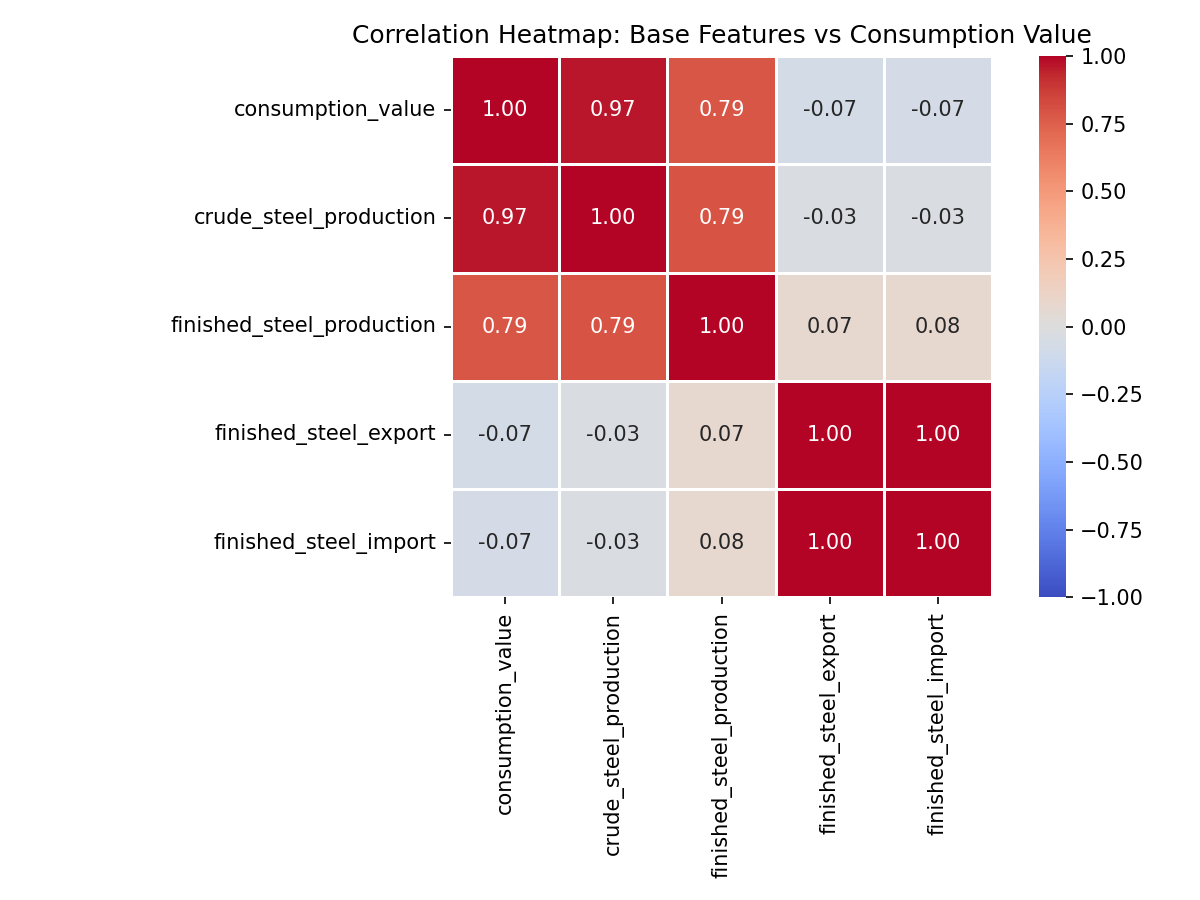

Generate this figure with Python:
import pandas as pd
import numpy as np
import matplotlib.pyplot as plt
import seaborn as sns

# ------------------------------------------------------------------------------
# 1. Load data
# ------------------------------------------------------------------------------
CSV_PATH = "data/visual_deduplicated_single_month_filled.csv"  # <-- change to your actual file

df = pd.read_csv(CSV_PATH)

# ------------------------------------------------------------------------------
# 2. Select columns for correlation: base features + target
#    Update to match your actual column names
# ------------------------------------------------------------------------------
COLS = [
    'consumption_value',           # target
    'crude_steel_production',
    'finished_steel_production',
    'finished_steel_export',
    'finished_steel_import',
]

corr_data = df[COLS].dropna()
print(f"Rows used for correlation (complete cases across these columns): {len(corr_data)}")

# ------------------------------------------------------------------------------
# 3. Compute correlation matrix
# ------------------------------------------------------------------------------
corr_matrix = corr_data.corr()
print("\nCorrelation matrix:")
print(corr_matrix.round(3))

print("\nCorrelation with target (consumption_value), sorted:")
print(corr_matrix['consumption_value'].drop('consumption_value').sort_values(ascending=False).round(3))

# ------------------------------------------------------------------------------
# 4. Plot heatmap
# ------------------------------------------------------------------------------
plt.figure(figsize=(8, 6))
sns.heatmap(
    corr_matrix,
    annot=True,
    fmt='.2f',
    cmap='coolwarm',
    vmin=-1, vmax=1,
    square=True,
    linewidths=0.5
)
plt.title('Correlation Heatmap: Base Features vs Consumption Value')
plt.tight_layout()
plt.savefig('EDA/correlation_heatmap.png', dpi=150)
plt.show()

print("\nSaved -> correlation_heatmap.png")
